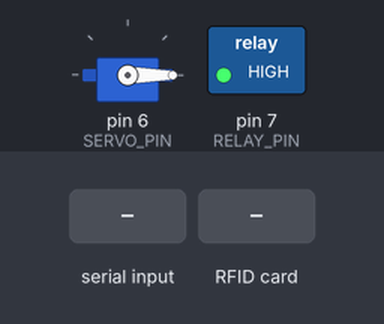
This sketch was run on a simulated Arduino Uno, built with avr-gcc and run on an emulated ATmega328P. Parts: servo, switched loads named in the sketch (green lamp = pin HIGH). Inputs (shaded band) come from the test bench. Pins used as bus, display or sensor lines are not drawn; what the sketch prints to the serial monitor is not drawn.

Above: at 1.2 s.
1.3 s: "1" received over Serial
At 1.6 s:
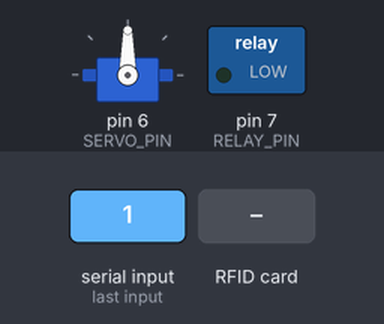
2.8 s: RFID card 5E 7A 19 C4 held to the reader
Timing chart, 0 to 5.8 s (numbered marks = the images above; inputs shaded):
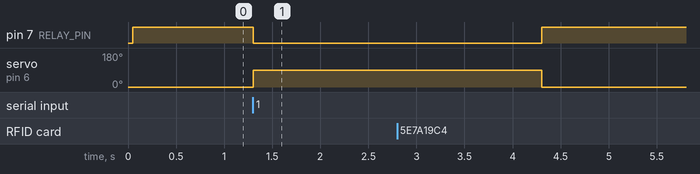

The sketch:

ESP268.ino
```cpp
#include <SPI.h>
#include <MFRC522.h>
#include <Servo.h>

// Pin Definitions
#define SS_PIN 10
#define RST_PIN 9
#define RELAY_PIN 7  // Controls 12V Solenoid via Relay Module
#define SERVO_PIN 6  // Controls Gate/Latch mechanism

MFRC522 rfid(SS_PIN, RST_PIN);
Servo doorServo;

void setup() {
  Serial.begin(9600); // Serial link to Python server
  SPI.begin();
  rfid.PCD_Init();

  // Configure Relay (Most 5V relay modules are Active LOW)
  pinMode(RELAY_PIN, OUTPUT);
  digitalWrite(RELAY_PIN, HIGH); // Default state: OFF (Door Locked)

  // Configure Servo
  doorServo.attach(SERVO_PIN);
  doorServo.write(0); // Locked position (0 degrees)
}

void loop() {
  // Listen for authentication decision from Python backend
  if (Serial.available() > 0) {
    char response = Serial.read();
    if (response == '1') {
      grantAccess();
    } else if (response == '0') {
      denyAccess();
    }
  }

  // Look for new RFID tags
  if (!rfid.PICC_IsNewCardPresent() || !rfid.PICC_ReadCardSerial()) {
    return;
  }

  // Format UID bytes into a single HEX String
  String uidString = "";
  for (byte i = 0; i < rfid.uid.size; i++) {
    if (rfid.uid.uidByte[i] < 0x10) {
      uidString += "0";
    }
    uidString += String(rfid.uid.uidByte[i], HEX);
  }
  uidString.toUpperCase();

  // Send UID over Serial to Python
  Serial.println(uidString);

  // Stop reading current card
  rfid.PICC_HaltA();
  rfid.PCD_StopCrypto1();

  delay(1000); // Cooldown to prevent duplicate reads
}

void grantAccess() {
  digitalWrite(RELAY_PIN, LOW);  // Energize solenoid (Unlock)
  doorServo.write(90);           // Rotate servo to open position
  delay(3000);                   // Keep door unlocked for 3 seconds

  doorServo.write(0);            // Return servo to locked position
  digitalWrite(RELAY_PIN, HIGH); // De-energize solenoid (Relay OFF)
}

void denyAccess() {
  digitalWrite(RELAY_PIN, HIGH);
  doorServo.write(0);
}
```

Measured:
- after the input at 1.3 s, pin 7 (RELAY_PIN): HIGH → LOW at once; servo on pin 6 (SERVO_PIN): 0° → 90° at once
